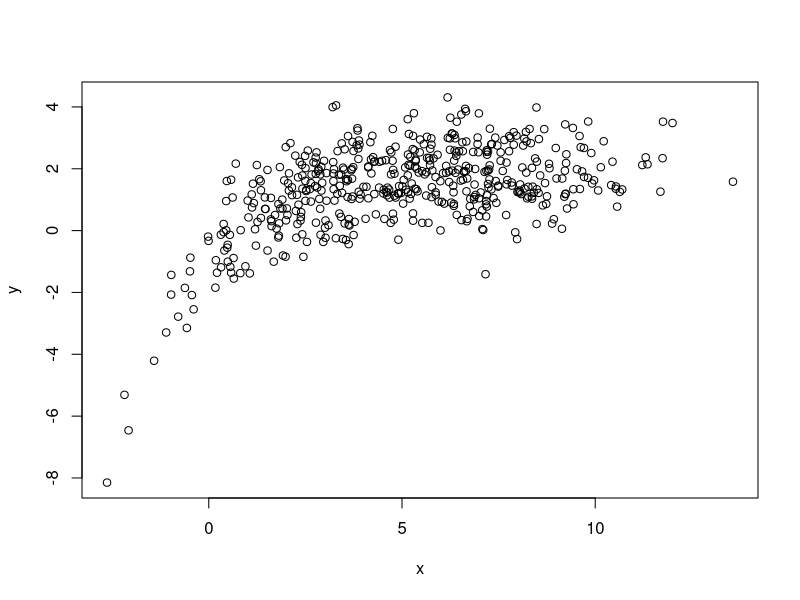
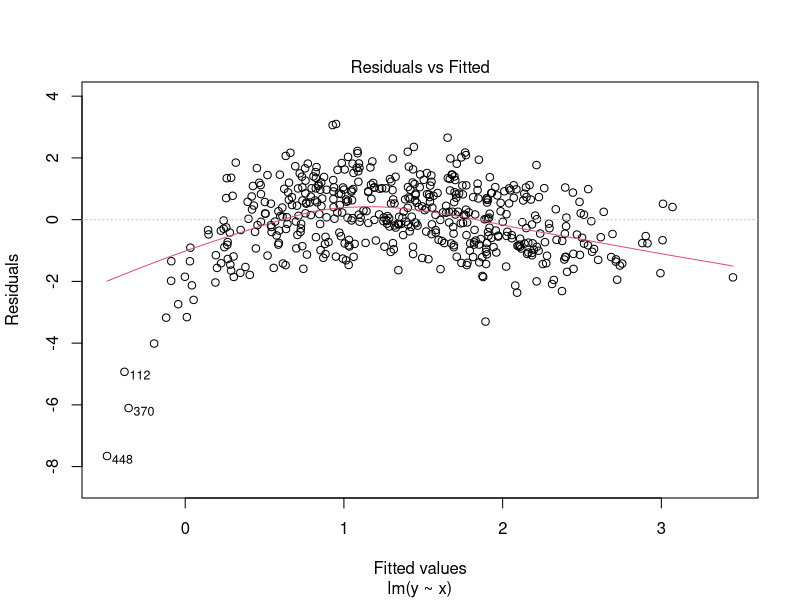
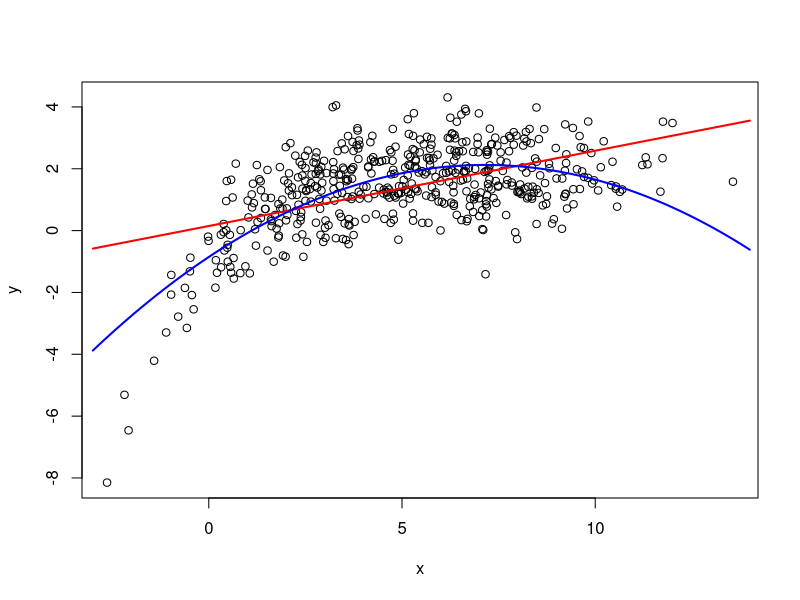
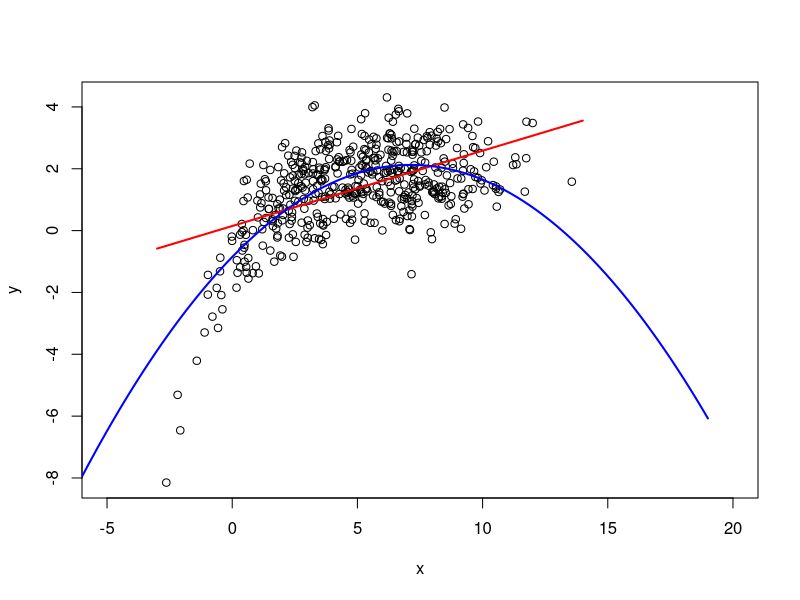
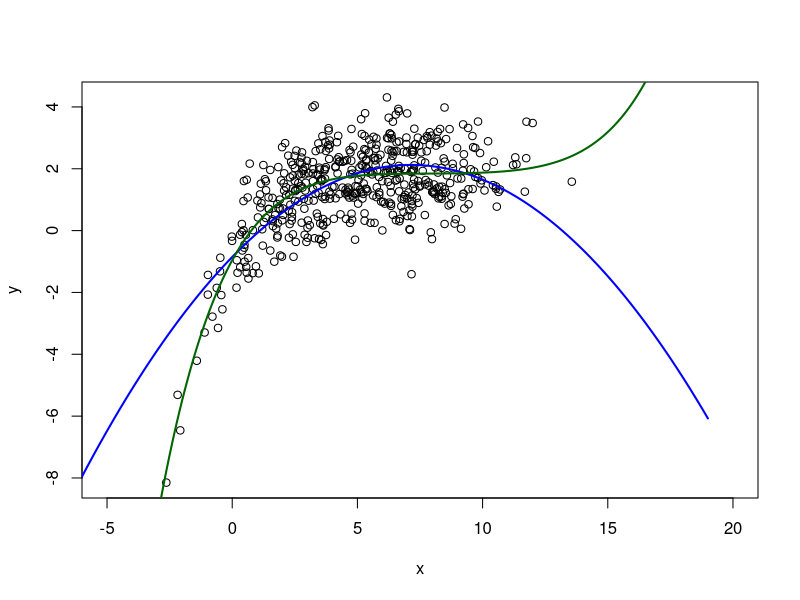
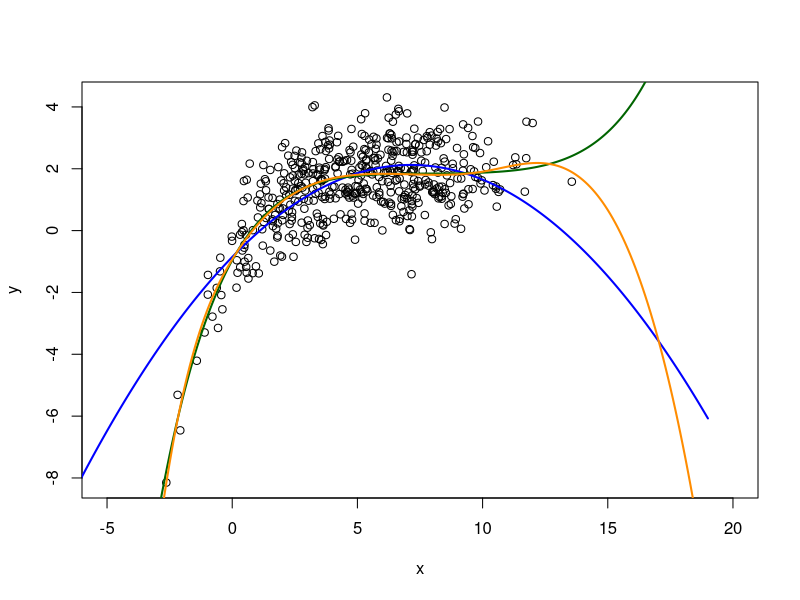
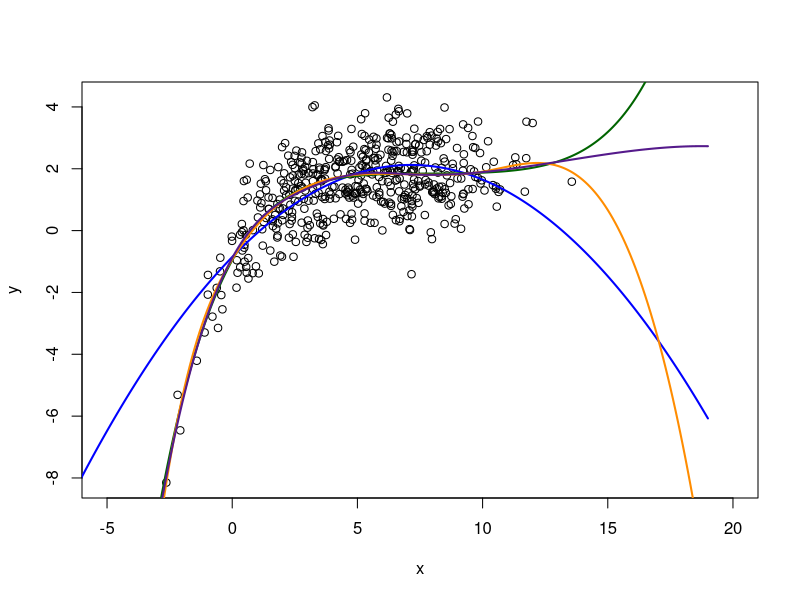

These figures' R source, in order:
## ---- chunk 1
#| label: simulate data

set.seed(105)
x <- rnorm(500, mean = 5, sd = 3) # simulate from normal
epsilon <- rnorm(500, mean = 0, sd = 1)

beta0 <- 2
beta1 <- -3

y <- beta0 + beta1 * exp(-0.5*x) + epsilon

simdata <- data.frame(
  y, x
)

plot(y ~ x, data = simdata)
## ---- chunk 2
#| label: linear model

lm_linear <- lm(y ~ x, data = simdata)
plot(lm_linear, which = 1)

## ---- chunk 3
#| label: polynomial regression with quadratic term a

lm_quadratic_a <- lm(
  y ~ x + I(x^2),      # I func tells to R to square each element of x
  data = simdata
)

summary(lm_quadratic_a)

## ---- chunk 4
#| label: polynomial regression with quadratic term b

lm_quadratic_b <- lm(
  y ~ poly(x, 2),      # Poly tells R to
  data = simdata
)

summary(lm_quadratic_b)

## ---- chunk 5
#| label: polynomial regression with quadratic term c

lm_quadratic_c <- lm(
  y ~ poly(x, 2, raw = TRUE),      # raw recovers original coefficients, we want it RAW ... pause
  data = simdata
)

summary(lm_quadratic_c)

## ---- chunk 6
#| label: check correlations

cor(x, x^2)
cor(poly(x,2))

## ---- chunk 7
#| label: plot quadratic regression line

# floor rounds to integer below, ceiling rounds to integer above
xlims <- seq(floor(min(x)), ceiling(max(x)), by = .1)
new_x <- data.frame(
  x = xlims
)

lm_linear_predictions <- predict(
  lm_linear,
  newdata = new_x
)

lm_quadratic_predictions <- predict(
  lm_quadratic_b,
  newdata = new_x
)

plot(y ~ x, data = simdata)   # original data to fir a model to
lines(xlims, lm_linear_predictions, col = "red", lwd = 2)
lines(xlims, lm_quadratic_predictions, col = "blue", lwd = 2)

## ---- chunk 8
#| label: absurd quadratic regression

xlims2 <- seq(floor(min(x)) - 5, ceiling(max(x)) + 5, by = .1)
new_x2 <- data.frame(x = xlims2)

lm_quadratic_predictions2 <- predict(
  lm_quadratic_b,
  newdata = new_x2
)

plot(y ~ x, data = simdata, xlim = c(-5, 20))   # original data to fir a model to
lines(xlims, lm_linear_predictions, col = "red", lwd = 2)
lines(xlims2, lm_quadratic_predictions2, col = "blue", lwd = 2)

## ---- chunk 9
#| label: degree 5 polynomial

lm_quintic <- lm(
  y ~ poly(x, 5),
  data = simdata
)

lm_quintic_predictions <- predict(
  lm_quintic,
  newdata = new_x2
)


plot(y ~ x, data = simdata, xlim = c(-5, 20))   # original data to fir a model to
lines(xlims2, lm_quadratic_predictions2, col = "blue", lwd = 2)
lines(xlims2, lm_quintic_predictions, col = "darkgreen", lwd = 2)

## ---- chunk 10
#| label: cubic splines with bs
library(splines)

spline_basis <- with(simdata, 
                     bs(x, knots = c(0, 5, 10), intercept = TRUE))

# DO NOT COPY AND RUN
# print(spline_basis)
# COPY AND RUN THIS INSTEAD
str(spline_basis)

# "Boundary.knots" = min(x) & max(x) unless otherwise specified
# FALSE = include on intercept in the B-Spline Basis
# first line tell us 7 degrees of freedom ([1:500, 1:7])
## ---- chunk 11
#| label: lm with splines

lm_splines <- lm(
  y ~ bs(x, knots = c(0, 5, 10)),
  data = simdata
)

summary(lm_splines)

## ---- chunk 12
#| label: plot splines vs polynomial

lm_splines_predictions <- predict(
  lm_splines,
  newdata = new_x2
)

plot(y ~ x, data = simdata, xlim = c(-5, 20))   # original data to fir a model to
lines(xlims2, lm_quadratic_predictions2, col = "blue", lwd = 2)
lines(xlims2, lm_quintic_predictions, col = "darkgreen", lwd = 2)
lines(xlims2, lm_splines_predictions, col = "darkorange", lwd = 2)

## ---- chunk 13
#| label: splines with a single number for knots

bad_spline_basis <- with(simdata,
                         bs(x, knots = 3)
)

str(bad_spline_basis)

## ---- chunk 14
#| label: correctly specified splines

good_splice_basis <- with(simdata,
                          bs(x, df = 6)) # for 3 knots with intercept = FALSE

str(good_splice_basis)

# knots were chosen at concentrations of data, Q1, median, & Q3

## ---- chunk 15
#| label: check knots for 2a

good_splice_basis2 <- with(simdata,
                          bs(x, df = 7, intercept = TRUE))
# Need extra df because intercept = TRUE

str(good_splice_basis2)

## ---- chunk 16
#| label: check knots for 2b

## ---- chunk 17
#| label: knots with quantiles

K <- 5 # K = number of knotts berry farm

quantile_splice_basis <- with(simdata,
                          bs(x, knots = quantile(x,
                          seq(
                            1/(K+1),
                            K/(K+1),
                            by = 1/(K+1)
                            ))))

#str(quantile_splice_basis)

five_knot_basis <- with(simdata, bs(x, df = 8))
str(five_knot_basis)

## ---- chunk 18
#| label: fit model with spline_basis2a

lm_3knots <- lm(y ~ bs(x, df = 6),
                data = simdata)

lm_3knots_predictions <- predict(lm_3knots, 
                                newdata = new_x2)

plot(y ~ x, data = simdata, xlim = c(-5, 20))   # original data to fit a model to
lines(xlims2, lm_quadratic_predictions2, col = "blue", lwd = 2)
lines(xlims2, lm_quintic_predictions, col = "darkgreen", lwd = 2)
lines(xlims2, lm_splines_predictions, col = "darkorange", lwd = 2)
lines(xlims2, lm_3knots_predictions, col = "purple4", lwd = 2)

## ---- chunk 19
#| label: natural spline basis

## ---- chunk 20
#| label: predict with ns

## ---- chunk 21
#| label: ns with pre-specified knots
